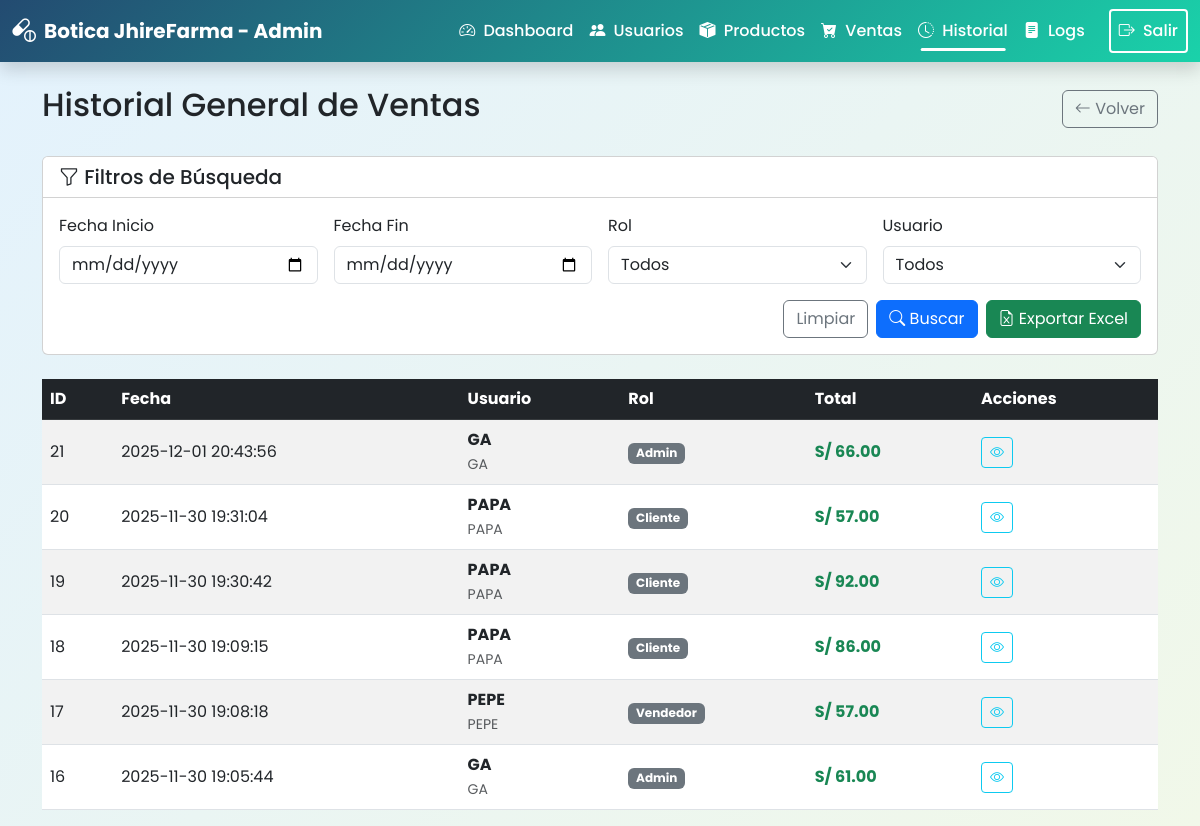
The page /index.php?route=admin/historial (signed in) on the database its author committed.
### tables this page shows
CREATE TABLE `ventas` (
  `id` int(11) NOT NULL AUTO_INCREMENT,
  `id_usuario` int(11) NOT NULL,
  `fecha` datetime DEFAULT current_timestamp(),
  `total` decimal(10,2) NOT NULL,
  `metodo_entrega` enum('tienda','delivery') DEFAULT 'tienda',
  PRIMARY KEY (`id`),
  KEY `id_usuario` (`id_usuario`),
  CONSTRAINT `ventas_ibfk_1` FOREIGN KEY (`id_usuario`) REFERENCES `usuarios` (`id`)
);

CREATE TABLE `usuarios` (
  `id` int(11) NOT NULL AUTO_INCREMENT,
  `nombre` varchar(100) DEFAULT NULL,
  `dni` varchar(8) DEFAULT NULL,
  `edad` int(11) DEFAULT NULL,
  `usuario` varchar(50) DEFAULT NULL,
  `clave` varchar(255) DEFAULT NULL,
  `correo` varchar(100) DEFAULT NULL,
  `genero` varchar(20) DEFAULT NULL,
  `promociones` varchar(10) DEFAULT NULL,
  `direccion` varchar(150) DEFAULT NULL,
  `telefono` varchar(20) DEFAULT NULL,
  `rol` enum('cliente','vendedor','admin') DEFAULT 'cliente',
  PRIMARY KEY (`id`)
);

### app/autoload.php (called while the page is built, shortened)
<?php
spl_autoload_register(function ($class) {
    $prefix = 'App\\';
    $base_dir = __DIR__ . '/';
    $len = strlen($prefix);
    $relative_class = substr($class, $len);
    $file = $base_dir . str_replace('\\', '/', $relative_class) . '.php';
});

### app/Config/Database.php (called while the page is built, shortened)
<?php
class Database {
    private static $instance = null;
    private $connection;
    private $host = 'localhost';
    private $user = 'root';
    private $pass = '';
    private $name = 'botica';
    private function __construct() {
        $this->connection = new \mysqli($this->host, $this->user, $this->pass, $this->name);
        $this->connection->set_charset("utf8mb4");
    }
    public static function getInstance() {
        if (!self::$instance) {
            self::$instance = new Database();
        }
        return self::$instance;
    }
    public function getConnection() {
        return $this->connection;
    }
}

### app/Models/SalesDAO.php (called while the page is built, shortened)
<?php
class SalesDAO {
    private $db;
    public function __construct() {
        $this->db = Database::getInstance()->getConnection();
    }
    public function getSalesHistory($filters = []) {
        $sql = "SELECT v.id, v.fecha, v.total, u.nombre as usuario_nombre, u.rol, u.usuario
                FROM ventas v
                JOIN usuarios u ON v.id_usuario = u.id
                WHERE 1=1";
        $sql .= " ORDER BY v.fecha DESC";
        $stmt = $this->db->prepare($sql);
        $stmt->execute();
        return $stmt->get_result();
    }
}

### app/Views/admin/historial_ventas.php (the view, shortened to what this page needs)
<?php
require __DIR__ . '/../layouts/header.php';
require __DIR__ . '/../layouts/navbar_admin.php';
$salesDAO = new SalesDAO();
$filters = [
    'start_date' => $_GET['start_date'] ?? null,
    'end_date' => $_GET['end_date'] ?? null,
    'role' => $_GET['role'] ?? null,
    'user_id' => $_GET['user_id'] ?? null
];
$ventas = $salesDAO->getSalesHistory($filters);
?>
<div class="container mt-4">
    <div class="d-flex justify-content-between align-items-center mb-4">
        <h2>Historial General de Ventas</h2>
        <a href="index.php?route=admin/dashboard" class="btn btn-outline-secondary">
            <i class="bi bi-arrow-left"></i> Volver
        </a>
    </div>
    <div class="card mb-4">
        <div class="card-header bg-white">
            <h5 class="mb-0"><i class="bi bi-funnel"></i> Filtros de Búsqueda</h5>
        </div>
        <div class="card-body">
            <form method="GET" action="index.php" class="row g-3">
                <div class="col-md-3">
                    <label class="form-label">Fecha Inicio</label>
                    <input type="date" id="startDate" name="start_date" class="form-control" value="<?php echo $_GET['start_date'] ?? ''; ?>">
                </div>
                <div class="col-md-3">
                    <label class="form-label">Fecha Fin</label>
                    <input type="date" id="endDate" name="end_date" class="form-control" value="<?php echo $_GET['end_date'] ?? ''; ?>">
                </div>
                <div class="col-md-3">
                    <label class="form-label">Rol</label>
                    <select id="roleSelect" name="role" class="form-select">
                        <option value="">Todos</option>
                    </select>
                </div>
                <div class="col-md-3">
                    <label class="form-label">Usuario</label>
                    <select id="userSelect" name="user_id" class="form-select">
                        <option value="">Todos</option>
                    </select>
                </div>
                <div class="col-12 d-flex justify-content-end gap-2">
                    <a href="index.php?route=admin/historial" class="btn btn-outline-secondary">Limpiar</a>
                    <button type="submit" class="btn btn-primary">
                        <i class="bi bi-search"></i> Buscar
                    </button>
                    <button type="button" onclick="exportToExcel()" class="btn btn-success">
                        <i class="bi bi-file-earmark-excel"></i> Exportar Excel
                    </button>
                </div>
            </form>
        </div>
    </div>
    <div class="table-responsive">
        <table class="table table-striped table-hover align-middle">
            <thead class="table-dark">
                <tr>
                    <th>ID</th>
                    <th>Fecha</th>
                    <th>Usuario</th>
                    <th>Rol</th>
                    <th>Total</th>
                    <th>Acciones</th>
                </tr>
            </thead>
            <tbody>
                <?php if ($ventas && $ventas->num_rows > 0): ?>
                    <?php while($v = $ventas->fetch_assoc()): ?>
                    <tr>
                        <td><?php echo $v['id']; ?></td>
                        <td><?php echo $v['fecha']; ?></td>
                        <td>
                            <div class="fw-bold"><?php echo htmlspecialchars($v['usuario_nombre']); ?></div>
                            <small class="text-muted"><?php echo htmlspecialchars($v['usuario']); ?></small>
                        </td>
                        <td>
                            <span class="badge bg-secondary"><?php echo ucfirst($v['rol']); ?></span>
                        </td>
                        <td class="fw-bold text-success">S/ <?php echo number_format($v['total'], 2); ?></td>
                        <td>
                            <button class="btn btn-sm btn-outline-info" title="Ver Detalles (Próximamente)">
                                <i class="bi bi-eye"></i>
                            </button>
                        </td>
                    </tr>
                    <?php endwhile; ?>
                <?php else: ?>
                    <tr><td colspan="6" class="text-center py-4">No se encontraron registros con los filtros seleccionados.</td></tr>
                <?php endif; ?>
            </tbody>
        </table>
    </div>
</div>
<?php require __DIR__ . '/../layouts/footer.php'; ?>

### public/assets/css/base/variables.css (style rules this page uses)
:root { --color-medical-blue: #2D5F8D; --color-pharmacy-green: #4CAF50; --color-clean-white: #FFFFFF; --color-light-cyan: #E3F2FD; --color-light-green: #F1F8E9; --color-dark-bg: #1A1A2E; --color-dark-card: #16213E; --color-dark-accent: #4CAF50; --color-success: #4CAF50; --color-warning: #FFA726; --color-danger: #EF5350; --color-info: #29B6F6; --gradient-primary: linear-gradient(135deg, #234b71 0%, #1ad2aa 100%); --gradient-light: linear-gradient(135deg, #E3F2FD 0%, #F1F8E9 100%); --gradient-dark: linear-gradient(135deg, #1A1A2E 0%, #16213E 100%); --font-primary: 'Poppins', sans-serif; --spacing-xs: 0.25rem; --spacing-sm: 0.5rem; --spacing-md: 1rem; --spacing-lg: 1.5rem; --spacing-xl: 2rem; --radius-sm: 0.25rem; --radius-md: 0.5rem; --radius-lg: 1rem; --shadow-sm: 0 2px 4px rgba(0, 0, 0, 0.1); --shadow-md: 0 4px 6px rgba(0, 0, 0, 0.1); --shadow-lg: 0 10px 15px rgba(0, 0, 0, 0.1); --shadow-xl: 0 20px 25px rgba(0, 0, 0, 0.15); }

### public/assets/css/base/global.css (style rules this page uses)
body { font-family: var(--font-primary); background: var(--gradient-light); min-height: 100vh; margin: 0; padding: 0; }

### rows shown on the page
ventas: id "21", fecha "2025-12-01 20:43:56", id_usuario.nombre "GA", id_usuario.usuario "GA", id_usuario.rol "Admin", total "66.00"
ventas: id "20", fecha "2025-11-30 19:31:04", id_usuario.nombre "PAPA", id_usuario.usuario "PAPA", id_usuario.rol "Cliente", total "57.00"
ventas: id "19", fecha "2025-11-30 19:30:42", id_usuario.nombre "PAPA", id_usuario.usuario "PAPA", id_usuario.rol "Cliente", total "92.00"
ventas: id "18", fecha "2025-11-30 19:09:15", id_usuario.nombre "PAPA", id_usuario.usuario "PAPA", id_usuario.rol "Cliente", total "86.00"
ventas: id "17", fecha "2025-11-30 19:08:18", id_usuario.nombre "PEPE", id_usuario.usuario "PEPE", id_usuario.rol "Vendedor", total "57.00"
ventas: id "16", fecha "2025-11-30 19:05:44", id_usuario.nombre "GA", id_usuario.usuario "GA", id_usuario.rol "Admin", total "61.00"
